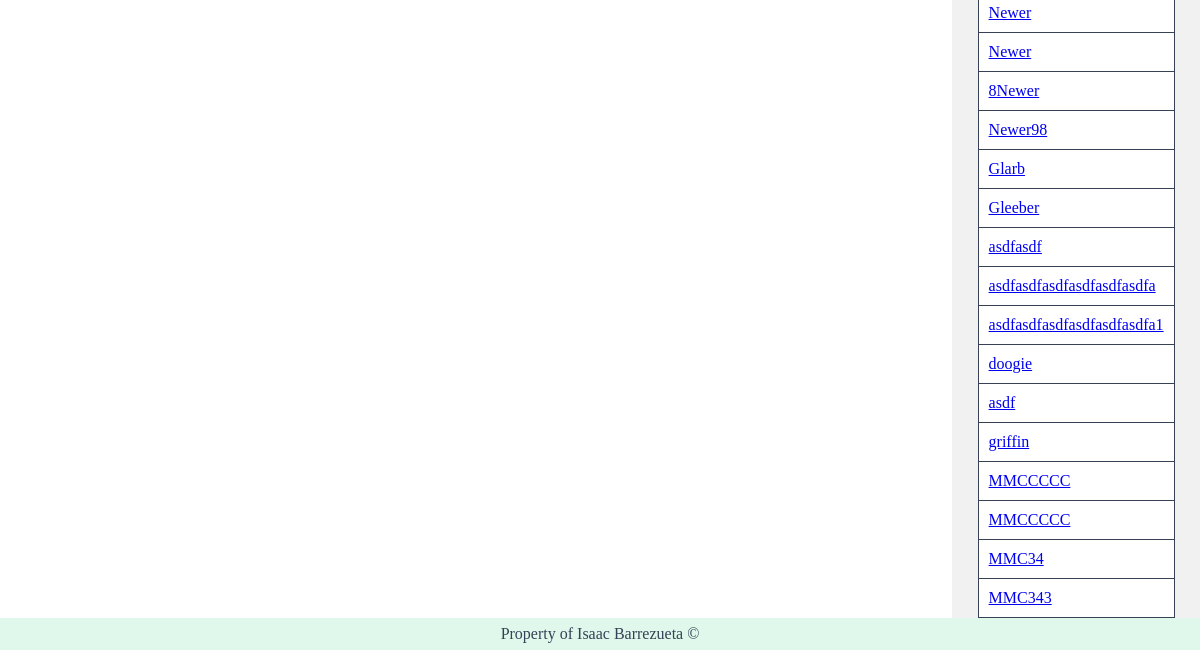
/all/ (lower part), run on an earlier commit of the app's database.
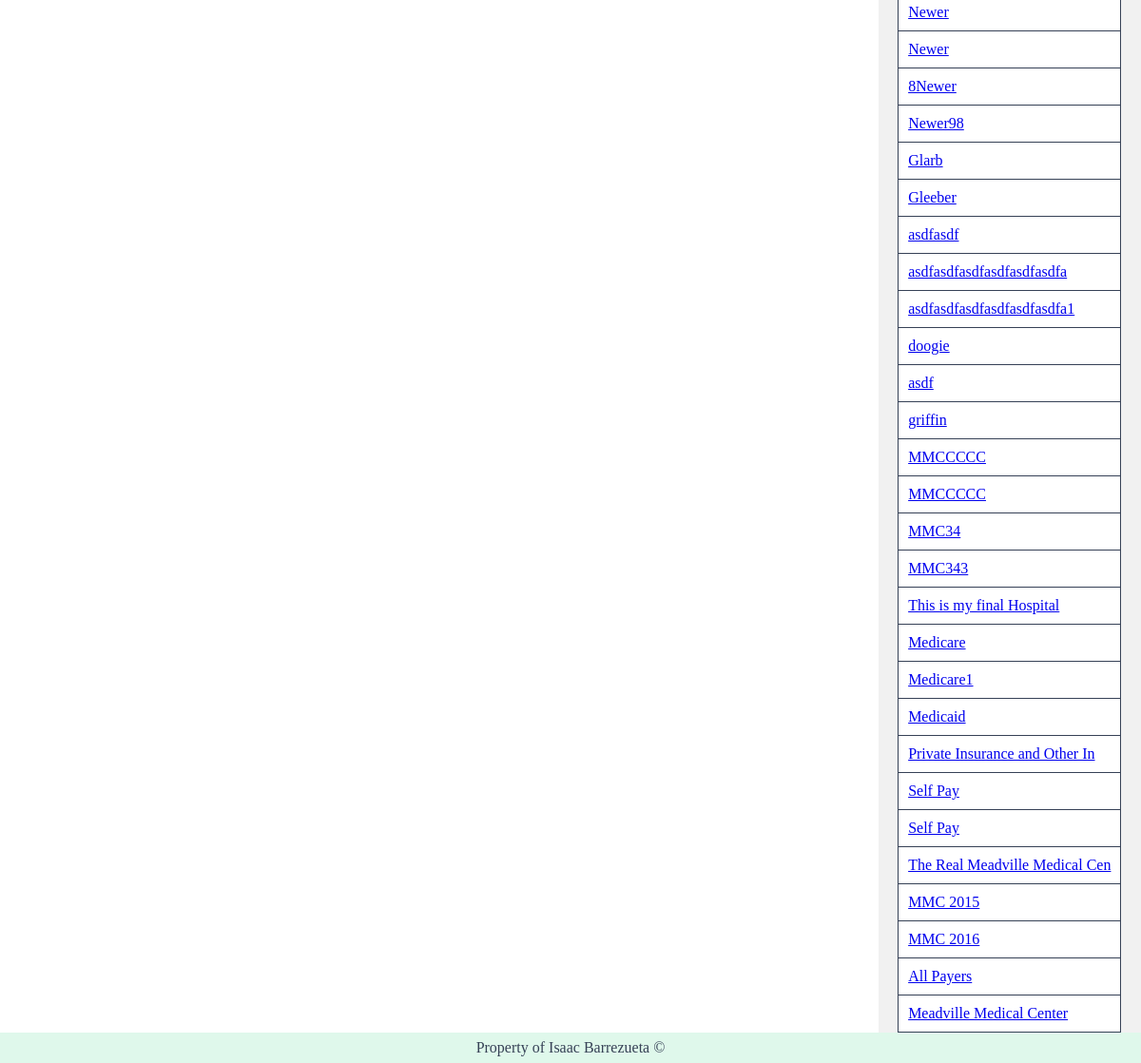
And on a later commit of the database.
### estimator/models.py (models this page shows, shortened)
class Hospital(models.Model):
    hospital_name = models.CharField(max_length=30)
    gross_revenue = models.IntegerField()
    contractual_adjustments = models.IntegerField(blank=True, null=True)
    other_deductions = models.IntegerField(blank=True, null=True)
    additions_to_revenue = models.IntegerField(blank=True, null=True)
    deductions = models.IntegerField()
    net_revenue = models.IntegerField()
    price_cost_ratio = models.DecimalField(max_digits=10, decimal_places=9)

### estimator/views.py (the view)
# urls.py: path("all/", views.get_all_hospitals, name="all"),
def get_all_hospitals(request):
    all_hospitals = Hospital.objects.all()
    return render(
        request,
        "estimator/all.html",
        {"all_hospitals": all_hospitals}
    )

### estimator/templates/estimator/all.html
{% extends 'estimator/base.html' %}
{% block content %}
<table>
    {% for h in all_hospitals%}
        <tr><td><a href="{% url 'hospital_detail' h.pk %}">{{h.hospital_name}}</td></a></tr>
    {% endfor %}
</table>
{% endblock %}

### estimator/templates/estimator/base.html (shortened to what this page needs)
{% load static %}
<link rel="stylesheet" href="{% static 'estimator/site.css' %}">
<!DOCTYPE html>
<html>
    <head>
    </head>
    <body>
        <main>
            <div class="left">
            </div>
            <div class="right">
                {% block content %}
                {% endblock %}
            </div>
        </main>
        <footer>Property of Isaac Barrezueta ©</footer>
    </body>
</html>

### estimator/static/estimator/site.css (style rules this page uses)
body { margin: 0; padding: 0; display: flex; flex-direction: column; }
main { display: flex; min-height: 100vh; justify-content: space-evenly; }
.left { flex-grow: 3; }
.right td, .right th { padding: 10px; border: 1px solid #364156; margin: 0px; }
.right { flex-grow: 1; background-color: rgb(241, 241, 241); }
.right table { border-collapse: collapse; background: white; margin-left: auto; margin-right: auto; empty-cells: hide; }
footer { margin-top: auto; text-align: center; padding: .42rem 0 .45rem 0; background: #DFF8EB; color: #364156; }

What changed in the data, as far as the page shows it:
added Hospital: hospital_name "This is my final Hospital"
added Hospital: hospital_name "Medicare"
added Hospital: hospital_name "Medicare1"
added Hospital: hospital_name "Medicaid"
added Hospital: hospital_name "Private Insurance and Other In"
added Hospital: hospital_name "Self Pay"
added Hospital: hospital_name "Self Pay"
added Hospital: hospital_name "The Real Meadville Medical Cen"
added Hospital: hospital_name "MMC 2015"
added Hospital: hospital_name "MMC 2016"
added Hospital: hospital_name "All Payers"
added Hospital: hospital_name "Meadville Medical Center"
